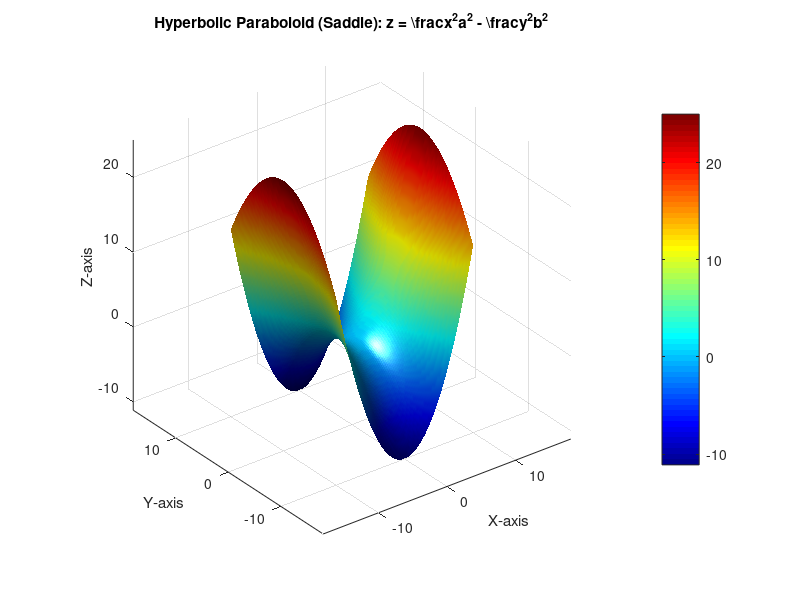

Write the MATLAB code that produced this figure. (Note: this script raises an error after producing the figure.)
% MATLAB Script to Plot 3D Paraboloids
% Author: Jackson Saunders
% Date: 7/14/24

% Clear variables and close figures
clear all; close all; clc;

%% ================== Important Parameters (Edit these to define your paraboloid) ==================

% Method selection (Uncomment the method you want to use)
% method = 'elliptical';
method = 'hyperbolic';

% Parameters for Elliptical Paraboloid
a = 2;                       % Parameter 'a' in z = (x^2)/a^2 + (y^2)/b^2
b = 3;                       % Parameter 'b' in z = (x^2)/a^2 + (y^2)/b^2
z_min_e = 0; z_max_e = 20;   % Range for z-axis in elliptical paraboloid

% Parameters for Hyperbolic Paraboloid (Saddle)
a_h = 2;                     % Parameter 'a' in z = (x^2)/a^2 - (y^2)/b^2
b_h = 3;                     % Parameter 'b' in z = (x^2)/a^2 - (y^2)/b^2
x_min_h = -10; x_max_h = 10; % Range for x-axis in hyperbolic paraboloid
y_min_h = -10; y_max_h = 10; % Range for y-axis in hyperbolic paraboloid

% Grid size for plotting
gridSize = 100;              % Adjust the density of the grid

%% =============================== Plotting the Paraboloid =========================================

switch method
    case 'elliptical'
        % ----- Elliptical Paraboloid -----
        % Equation: z = (x^2)/a^2 + (y^2)/b^2
        % Define the range for x and y based on z_min and z_max
        % Solve for x and y: x^2 <= a^2*z and y^2 <= b^2*z
        z = linspace(z_min_e, z_max_e, gridSize);
        [Z, R] = meshgrid(z, linspace(0, sqrt(a^2*z_max_e), gridSize));
        Theta = linspace(0, 2*pi, gridSize);
        [Theta, Z] = meshgrid(Theta, z);
        
        % Calculate X and Y based on polar coordinates
        X = a * sqrt(Z) .* cos(Theta);
        Y = b * sqrt(Z) .* sin(Theta);
        
        % Calculate Z (redundant since Z is already defined)
        % Z = (X.^2)/a^2 + (Y.^2)/b^2; % This should equal to Z
        
        % Plotting
        surf(X, Y, Z, 'EdgeColor', 'none');
        title('Elliptical Paraboloid: z = \frac{x^2}{a^2} + \frac{y^2}{b^2}');
        
    case 'hyperbolic'
        % ----- Hyperbolic Paraboloid (Saddle) -----
        % Equation: z = (x^2)/a^2 - (y^2)/b^2
        % Define the range for x and y
        x = linspace(x_min_h, x_max_h, gridSize);
        y = linspace(y_min_h, y_max_h, gridSize);
        [X, Y] = meshgrid(x, y);
        
        % Calculate Z based on the hyperbolic paraboloid equation
        Z = (X.^2)/a_h^2 - (Y.^2)/b_h^2;
        
        % Plotting
        surf(X, Y, Z, 'EdgeColor', 'none');
        title('Hyperbolic Paraboloid (Saddle): z = \frac{x^2}{a^2} - \frac{y^2}{b^2}');
        
    otherwise
        error('Invalid method selected. Choose either ''elliptical'' or ''hyperbolic''.');
end

% ----- Enhance Plot Appearance -----
xlabel('X-axis'); ylabel('Y-axis'); zlabel('Z-axis');
axis equal;
grid on;
shading interp;
colormap jet;
colorbar;

% ----- Adjust View -----
view(3);  % 3D view

% ----- Add Lighting for Better Visualization -----
camlight left; lighting phong;
